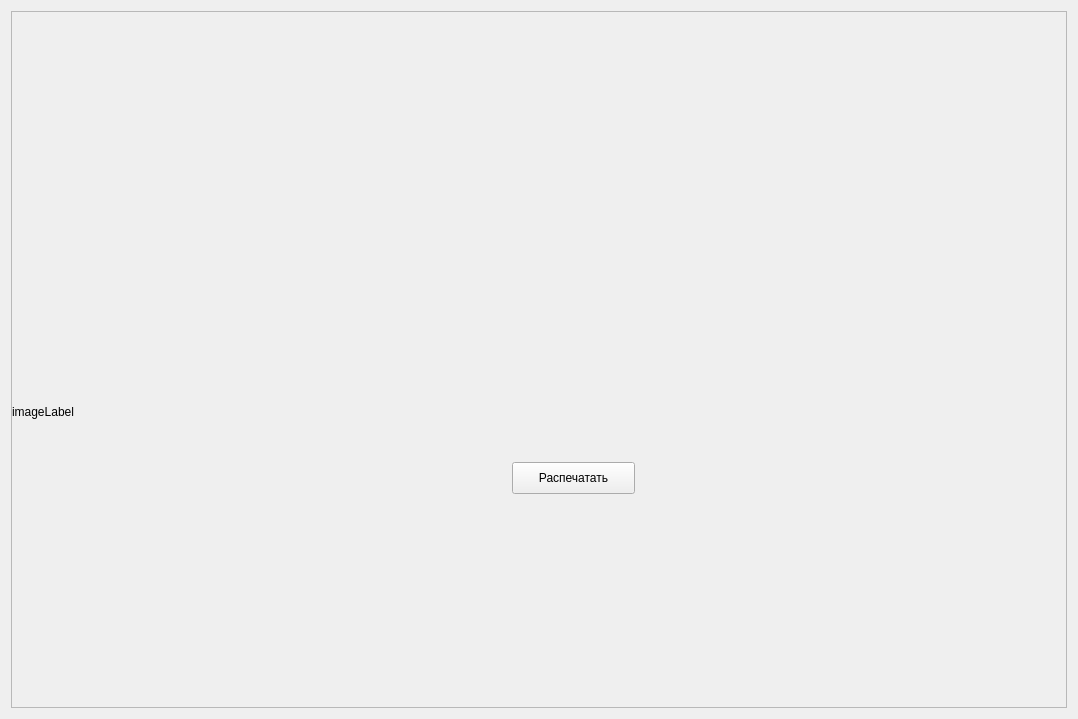
<?xml version="1.0" encoding="UTF-8"?>
<ui version="4.0">
 <class>PixMapForm</class>
 <widget class="QWidget" name="PixMapForm">
  <property name="geometry">
   <rect>
    <x>0</x>
    <y>0</y>
    <width>1078</width>
    <height>719</height>
   </rect>
  </property>
  <property name="windowTitle">
   <string>Form</string>
  </property>
  <layout class="QGridLayout" name="gridLayout">
   <item row="2" column="0">
    <widget class="QScrollArea" name="scrollArea">
     <property name="widgetResizable">
      <bool>true</bool>
     </property>
     <widget class="QWidget" name="scrollAreaWidgetContents">
      <property name="geometry">
       <rect>
        <x>0</x>
        <y>0</y>
        <width>1052</width>
        <height>693</height>
       </rect>
      </property>
      <widget class="QLabel" name="label">
       <property name="geometry">
        <rect>
         <x>0</x>
         <y>0</y>
         <width>1024</width>
         <height>800</height>
        </rect>
       </property>
       <property name="text">
        <string>imageLabel</string>
       </property>
      </widget>
      <widget class="QPushButton" name="printButton">
       <property name="geometry">
        <rect>
         <x>500</x>
         <y>450</y>
         <width>123</width>
         <height>32</height>
        </rect>
       </property>
       <property name="text">
        <string>Распечатать</string>
       </property>
      </widget>
     </widget>
    </widget>
   </item>
  </layout>
 </widget>
 <resources/>
 <connections/>
</ui>
